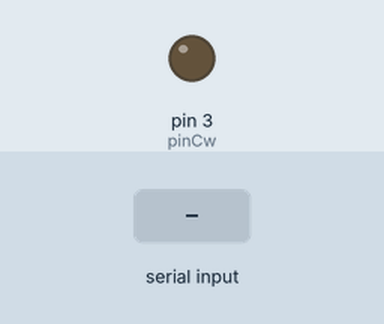
Bench run of a sketch on a simulated Arduino Uno, built with avr-gcc and run on an emulated ATmega328P. Parts: output pins drawn as LEDs (lit = HIGH). Inputs (shaded band) come from the test bench. Pins used as bus, display or sensor lines are not drawn.

Above: at 1.2 s.
1.3 s: "1" received over Serial
At 2.3 s:
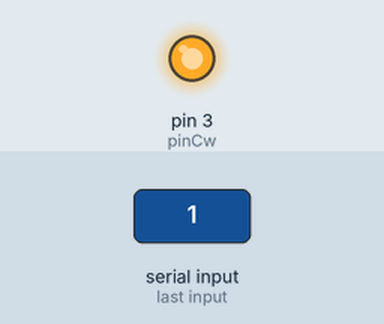
2.8 s: "0" received over Serial
At 3.5 s:
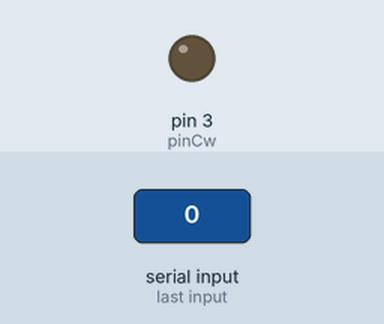
Timing chart, 0 to 5.8 s (numbered marks = the images above; inputs shaded):
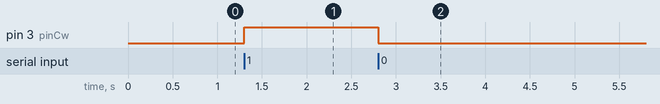

Measured:
- after the input at 1.3 s, pin 3 (pinCw): LOW → HIGH at once
- after the input at 2.8 s, pin 3 (pinCw): HIGH → LOW at once

The sketch:

ArduinoGripperProgram.ino
```cpp
#define pinClk 4
#define pinCw 3
#define delayUs 500


void setup() {
  // put your setup code here, to run once:
  Serial.begin(9600);
  pinMode(pinClk, OUTPUT);
  pinMode(pinCw, OUTPUT);
}

void loop() {
  // put your main code here, to run repeatedly:
  if (Serial.available() > 0) {
    char inByte = Serial.read();
    switch (inByte) {
      case '0':
        digitalWrite(pinCw, LOW);
        digitalWrite(pinClk, HIGH);
        delayMicroseconds(delayUs);
        digitalWrite(pinClk, LOW);
        delayMicroseconds(delayUs);
        break;
      case '1':
        digitalWrite(pinCw, HIGH);
        digitalWrite(pinClk, HIGH);
        delayMicroseconds(delayUs);
        digitalWrite(pinClk, LOW);
        delayMicroseconds(delayUs);
        break;
      default:
        break;
    }
  }
}
```
